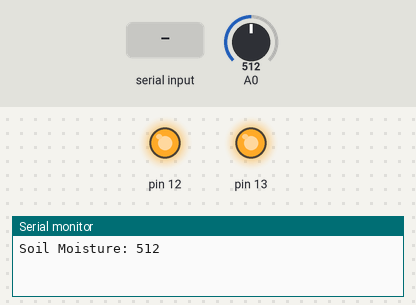
Recording of a sketch running on a simulated Arduino Uno, built with avr-gcc and run on an emulated ATmega328P. On the bench: output pins drawn as LEDs (lit = HIGH), the last lines printed to the serial monitor. The inputs (shaded band) are chosen by the test bench; at power-on: A0 = 512.

Above: at 1.2 s.
1.3 s: "1\n" received over Serial
At 2.7 s:
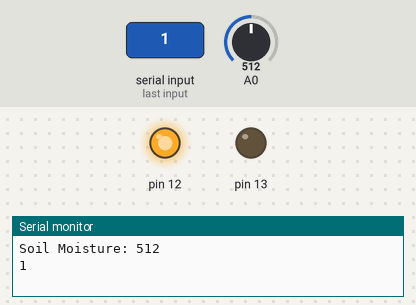
3.0 s: byte 50 ('2') received over Serial
At 4.3 s:
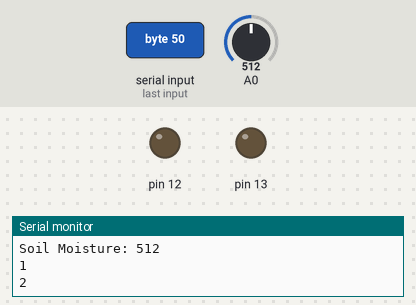
4.6 s: "0\n" received over Serial
At 5.8 s:
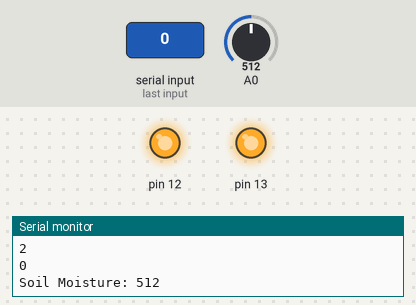
6.1 s: "2\n" received over Serial
At 6.5 s:
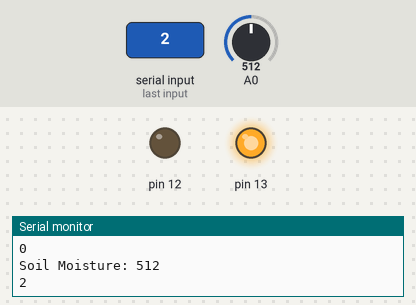
Timing chart, 0 to 8.7 s (numbered marks = the images above; inputs shaded):
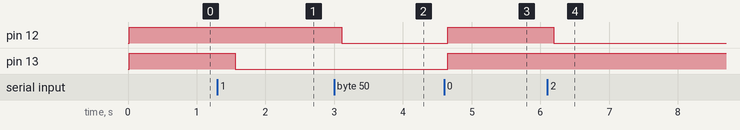

The sketch:

PlantOR.ino
```cpp
#include <SoftwareSerial.h>

// int relay = 8;
// int timer = 0;
// volatile byte relayState = LOW;
SoftwareSerial bluetooth(0,1);

char data = 0;
unsigned long timer = 0;
void setup() {
  //put your setup code here, to run once:
  Serial.begin(9600);
  bluetooth.begin(9600);
  bluetooth.println("TEST BLUETOOTH");
  pinMode(13, OUTPUT);
  pinMode(12, OUTPUT);
  digitalWrite(13, HIGH);
  digitalWrite(12, HIGH);

  //pinMode(relay, OUTPUT);
}

void loop() {
  // put your main code here, to run repeatedly:

  if (Serial.available() > 0) {
    data = Serial.read();
    Serial.print(data);
    Serial.print("\n");
    if (data == '1') {
      digitalWrite(13, LOW);
    }
    else if (data == '2') {
      digitalWrite(12, LOW);
    }
    else if (data == '0') {
      digitalWrite(12, HIGH);
      digitalWrite(13, HIGH);
    }
  }

  //Send moisture content data
  if(timer % 10 == 0) {
    Serial.print("Soil Moisture: ");
    Serial.println(analogRead(A0));
  }
  bluetooth.println("Testeroosies");


  // digitalWrite(8,HIGH);
  // delay(5000);
  // digitalWrite(8,LOW);
  // delay(3000);

  delay(500);
  timer++;
}
```

Measured:
- after the input at 1.3 s, pin 13: HIGH → LOW after 0.26 s
- after the input at 3.0 s, pin 12: HIGH → LOW after 0.11 s
- after the input at 4.6 s, pin 12, pin 13: LOW → HIGH after 0.05 s
- after the input at 6.1 s, pin 12: HIGH → LOW after 0.10 s
